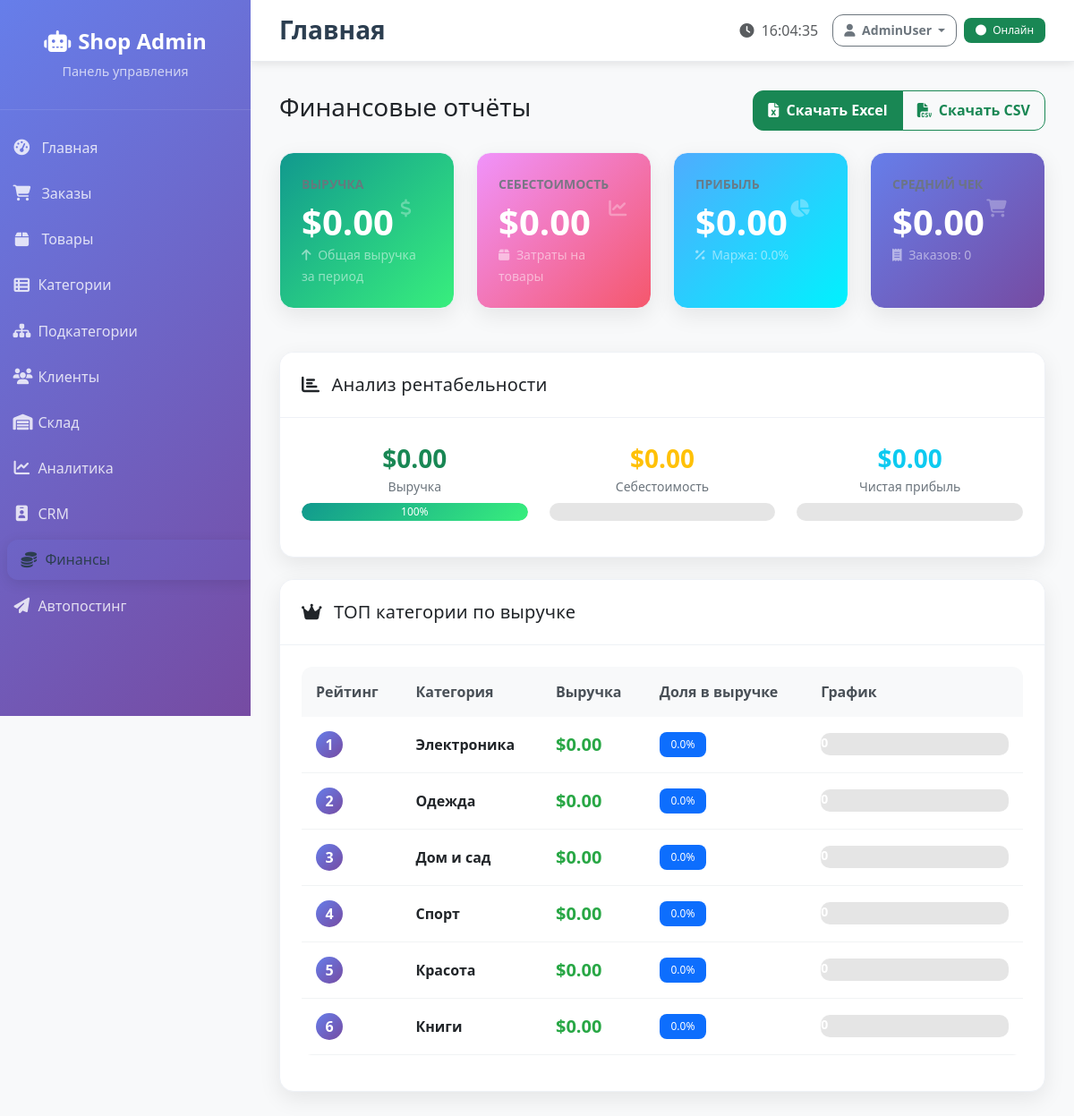
Page /financial (signed in) on the committed database.
### tables this page shows
CREATE TABLE categories (
    id INTEGER PRIMARY KEY AUTOINCREMENT,
    name TEXT NOT NULL,
    description TEXT,
    emoji TEXT,
    is_active INTEGER DEFAULT 1,
    created_at TIMESTAMP DEFAULT CURRENT_TIMESTAMP
);

### web_admin/app.py (the view)
    def decorated_function(*args, **kwargs):
        if not session.get('logged_in'):
            return redirect(url_for('login'))
        return f(*args, **kwargs)

### database.py (called while the page is built, shortened)
    def execute_query(self, query, params=None):
        try:
            conn = sqlite3.connect(self.db_path)
            cursor = conn.cursor()
            if params:
                cursor.execute(query, params)
            else:
                cursor.execute(query)
            q = query.strip().upper()
            if q.startswith('SELECT'):
                result = cursor.fetchall()
            return result
        except Exception as e:
            logging.info(f"Ошибка выполнения запроса: {e}")
            return None
        finally:
            if 'conn' in locals():
                conn.close()

### web_admin/app.py (called while the page is built)
def inject_time_helpers():
    from datetime import datetime, timedelta
    return {'now_dt': datetime.utcnow(), 'timedelta': timedelta}

def login_required(f):
    def decorated_function(*args, **kwargs):
        if not session.get('logged_in'):
            return redirect(url_for('login'))
        return f(*args, **kwargs)
    decorated_function.__name__ = f.__name__
    return decorated_function

### web_admin/templates/financial.html (shortened to what this page needs)
{% extends 'base.html' %}
{% block content %}
<div class="d-flex align-items-center justify-content-between mb-4">
  <h1 class="h3">Финансовые отчёты</h1>
  <div class="btn-group">
    <a href="{{ url_for('export_financial') }}" class="btn btn-success">
      <i class="fas fa-file-excel me-1"></i> Скачать Excel
    </a>
    <a href="{{ url_for('export_financial', format='csv') }}" class="btn btn-outline-success">
      <i class="fas fa-file-csv me-1"></i> Скачать CSV
    </a>
  </div>
</div>
<div class="row mb-4">
  <div class="col-xl-3 col-md-6 mb-4">
    <div class="card stat-card-success h-100">
      <div class="card-body">
        <div class="d-flex justify-content-between align-items-center">
          <div>
            <p class="stat-label mb-2">Выручка</p>
            <h2 class="stat-number mb-0">${{ '%.2f'|format(metrics.revenue or 0) }}</h2>
          </div>
          <div class="stat-icon">
            <i class="fas fa-dollar-sign"></i>
          </div>
        </div>
        <small class="text-white-50">
          <i class="fas fa-arrow-up me-1"></i>
          Общая выручка за период
        </small>
      </div>
    </div>
  </div>
  <div class="col-xl-3 col-md-6 mb-4">
    <div class="card stat-card-warning h-100">
      <div class="card-body">
        <div class="d-flex justify-content-between align-items-center">
          <div>
            <p class="stat-label mb-2">Себестоимость</p>
            <h2 class="stat-number mb-0">${{ '%.2f'|format(metrics.cost or 0) }}</h2>
          </div>
          <div class="stat-icon">
            <i class="fas fa-chart-line"></i>
          </div>
        </div>
        <small class="text-white-50">
          <i class="fas fa-box me-1"></i>
          Затраты на товары
        </small>
      </div>
    </div>
  </div>
  <div class="col-xl-3 col-md-6 mb-4">
    <div class="card stat-card-info h-100">
      <div class="card-body">
        <div class="d-flex justify-content-between align-items-center">
          <div>
            <p class="stat-label mb-2">Прибыль</p>
            <h2 class="stat-number mb-0">${{ '%.2f'|format(metrics.profit or 0) }}</h2>
          </div>
          <div class="stat-icon">
            <i class="fas fa-chart-pie"></i>
          </div>
        </div>
        <small class="text-white-50">
          <i class="fas fa-percent me-1"></i>
          Маржа: {{ '%.1f'|format(((metrics.profit or 0) / (metrics.revenue or 1) * 100) if metrics.revenue else 0) }}%
        </small>
      </div>
    </div>
  </div>
  <div class="col-xl-3 col-md-6 mb-4">
    <div class="card stat-card h-100">
      <div class="card-body">
        <div class="d-flex justify-content-between align-items-center">
          <div>
            <p class="stat-label mb-2">Средний чек</p>
            <h2 class="stat-number mb-0">${{ '%.2f'|format(metrics.aov or 0) }}</h2>
          </div>
          <div class="stat-icon">
            <i class="fas fa-shopping-cart"></i>
          </div>
        </div>
        <small class="text-white-50">
          <i class="fas fa-receipt me-1"></i>
          Заказов: {{ metrics.orders or 0 }}
        </small>
      </div>
    </div>
  </div>
</div>
<div class="row mb-4">
  <div class="col-12">
    <div class="card">
      <div class="card-header">
        <h5 class="mb-0">
          <i class="fas fa-chart-bar me-2"></i>
          Анализ рентабельности
        </h5>
      </div>
      <div class="card-body">
        <div class="row text-center">
          <div class="col-md-4 mb-3">
            <div class="summary-metric">
              <div class="summary-number text-success">${{ '%.2f'|format(metrics.revenue or 0) }}</div>
              <div class="summary-label">Выручка</div>
              <div class="progress mt-2" style="height: 20px;">
                <div class="progress-bar bg-success" style="width: 100%">100%</div>
              </div>
            </div>
          </div>
          <div class="col-md-4 mb-3">
            <div class="summary-metric">
              <div class="summary-number text-warning">${{ '%.2f'|format(metrics.cost or 0) }}</div>
              <div class="summary-label">Себестоимость</div>
              <div class="progress mt-2" style="height: 20px;">
              </div>
            </div>
          </div>
          <div class="col-md-4 mb-3">
            <div class="summary-metric">
              <div class="summary-number text-info">${{ '%.2f'|format(metrics.profit or 0) }}</div>
              <div class="summary-label">Чистая прибыль</div>
              <div class="progress mt-2" style="height: 20px;">
              </div>
            </div>
          </div>
        </div>
      </div>
    </div>
  </div>
</div>
{% if by_cat %}
<div class="row">
  <div class="col-12">
    <div class="card">
      <div class="card-header">
        <h5 class="mb-0">
          <i class="fas fa-crown me-2"></i>
          ТОП категории по выручке
        </h5>
      </div>
      <div class="card-body">
        <div class="table-responsive">
          <table class="table table-hover">
            <thead>
              <tr>
                <th>Рейтинг</th>
                <th>Категория</th>
                <th>Выручка</th>
                <th>Доля в выручке</th>
                <th>График</th>
              </tr>
            </thead>
            <tbody>
              {% for row in by_cat %}
              <tr>
                <td>
                  <div class="financial-ranking-badge">{{ loop.index }}</div>
                </td>
                <td>
                  <strong>{{ row[0] or 'Без категории' }}</strong>
                </td>
                <td>
                  <span class="order-total-amount">${{ '%.2f'|format(row[1] or 0) }}</span>
                </td>
                <td>
                  {% set share = ((row[1] or 0) / (metrics.revenue or 1) * 100) if metrics.revenue else 0 %}
                  <span class="badge bg-primary">{{ '%.1f'|format(share) }}%</span>
                </td>
                <td style="width: 30%;">
                  <div class="progress" style="height: 25px;">
                    <div class="financial-progress-bar"
                         style="width: {{ share }}%">
                      ${{ '%.0f'|format(row[1] or 0) }}
                    </div>
                  </div>
                </td>
              </tr>
              {% endfor %}
            </tbody>
          </table>
        </div>
      </div>
    </div>
  </div>
</div>
{% endif %}
{% endblock %}

### web_admin/static/css/admin.css (style rules this page uses)
:root { --primary-gradient: linear-gradient(135deg, #667eea 0%, #764ba2 100%); --success-gradient: linear-gradient(135deg, #11998e 0%, #38ef7d 100%); --warning-gradient: linear-gradient(135deg, #f093fb 0%, #f5576c 100%); --info-gradient: linear-gradient(135deg, #4facfe 0%, #00f2fe 100%); --sidebar-width: 280px; }
body { font-family: 'Segoe UI', Tahoma, Geneva, Verdana, sans-serif; background-color: #f8f9fa; }
.card { border: none; border-radius: 16px; box-shadow: 0 4px 20px rgba(0,0,0,0.08); transition: all 0.3s ease; overflow: hidden; }
.card-header { background: white; border-bottom: 1px solid #f1f3f4; padding: 1.5rem; font-weight: 600; }
.card-body { padding: 1.5rem; }
.stat-card { background: var(--primary-gradient); color: white; border: none; }
.stat-card-success { background: var(--success-gradient); color: white; }
.stat-card-warning { background: var(--warning-gradient); color: white; }
.stat-card-info { background: var(--info-gradient); color: white; }
.stat-number { font-size: 2.5rem; font-weight: 700; margin: 0; }
.stat-label { font-size: 0.9rem; opacity: 0.9; margin: 0; }
.stat-icon { font-size: 3rem; opacity: 0.3; }
.btn { border-radius: 10px; font-weight: 500; padding: 0.6rem 1.5rem; transition: all 0.3s ease; }
.table { border-radius: 12px; overflow: hidden; }
.table thead th { background-color: #f8f9fa; border: none; font-weight: 600; color: #495057; padding: 1rem; }
.table tbody td { padding: 1rem; border-color: #f1f3f4; vertical-align: middle; }
.progress { height: 8px; border-radius: 10px; background-color: rgba(0,0,0,0.1); }
.progress-bar { border-radius: 10px; background: var(--success-gradient); }
.badge { border-radius: 8px; font-weight: 500; padding: 0.5rem 0.8rem; }
.card { animation: fadeInUp 0.6s ease-out; }
.summary-metric { text-align: center; }
.summary-number { font-size: 1.75rem; font-weight: bold; color: #667eea; }
.summary-label { font-size: 0.875rem; color: #6c757d; }
.stat-icon { width: 50px; height: 50px; border-radius: 50%; display: flex; align-items: center; justify-content: center; font-size: 1.25rem; margin-right: 1rem; color: white; }
.stat-label { font-size: 0.875rem; color: #6c757d; margin-bottom: 0.25rem; text-transform: uppercase; font-weight: 600; }
.order-total-amount { font-size: 1.25rem; font-weight: bold; color: #28a745; }
.financial-progress-bar { height: 20px; background: var(--success-gradient); border-radius: 10px; display: flex; align-items: center; justify-content: center; color: white; font-weight: bold; font-size: 0.875rem; }
.financial-ranking-badge { width: 30px; height: 30px; border-radius: 50%; background: var(--primary-gradient); color: white; display: flex; align-items: center; justify-content: center; font-weight: bold; }
:root { --tile-min-height: 180px; --tile-radius: 16px; --tile-shadow: 0 8px 24px rgba(0,0,0,0.08); --tile-shadow-hover: 0 16px 40px rgba(102,126,234,0.25); --brand: #667eea; }
.card { border-radius: 16px; border: 1px solid #eef1f6; box-shadow: var(--tile-shadow); }
.card-header { border-bottom: 1px solid #eef1f6; background: #fff; }
.page-title, .card-header h5 { letter-spacing: .2px; }
.btn { border-radius: 12px; padding: .6rem 1rem; font-weight: 600; }

### rows in the picture
categories: name "Электроника", row "0.00", share "0.0", row "0"
categories: name "Одежда", row "0.00", share "0.0", row "0"
categories: name "Дом и сад", row "0.00", share "0.0", row "0"
categories: name "Спорт", row "0.00", share "0.0", row "0"
categories: name "Красота", row "0.00", share "0.0", row "0"
categories: name "Книги", row "0.00", share "0.0", row "0"

### other values in the picture
{{ '%.2f'|format(metrics.revenue or 0) }} "0.00"
{{ '%.2f'|format(metrics.cost or 0) }} "0.00"
{{ '%.2f'|format(metrics.profit or 0) }} "0.00"
{{ '%.2f'|format(metrics.aov or 0) }} "0.00"
{{ metrics.orders or 0 }} "0"
